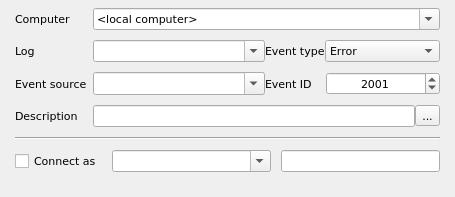
<?xml version="1.0" encoding="UTF-8"?>
<ui version="4.0">
 <class>LogEventWidget</class>
 <widget class="QWidget" name="LogEventWidget">
  <property name="geometry">
   <rect>
    <x>0</x>
    <y>0</y>
    <width>455</width>
    <height>197</height>
   </rect>
  </property>
  <property name="font">
   <font>
    <family>DejaVu Sans</family>
    <pointsize>8</pointsize>
   </font>
  </property>
  <property name="windowTitle">
   <string>Form</string>
  </property>
  <layout class="QFormLayout" name="formLayout">
   <property name="verticalSpacing">
    <number>10</number>
   </property>
   <property name="leftMargin">
    <number>15</number>
   </property>
   <property name="topMargin">
    <number>8</number>
   </property>
   <property name="rightMargin">
    <number>15</number>
   </property>
   <property name="bottomMargin">
    <number>8</number>
   </property>
   <item row="0" column="0">
    <widget class="QLabel" name="lblComputer">
     <property name="text">
      <string>Computer</string>
     </property>
     <property name="buddy">
      <cstring>cmbComputer</cstring>
     </property>
    </widget>
   </item>
   <item row="0" column="1">
    <widget class="QComboBox" name="cmbComputer">
     <property name="sizePolicy">
      <sizepolicy hsizetype="Preferred" vsizetype="Preferred">
       <horstretch>0</horstretch>
       <verstretch>0</verstretch>
      </sizepolicy>
     </property>
     <property name="editable">
      <bool>true</bool>
     </property>
     <item>
      <property name="text">
       <string>&lt;local computer&gt;</string>
      </property>
     </item>
    </widget>
   </item>
   <item row="1" column="0">
    <widget class="QLabel" name="lblLog">
     <property name="text">
      <string>Log</string>
     </property>
     <property name="buddy">
      <cstring>cmbLog</cstring>
     </property>
    </widget>
   </item>
   <item row="1" column="1">
    <layout class="QHBoxLayout" name="horizontalLayout_3" stretch="3,1,2">
     <item>
      <widget class="QComboBox" name="cmbLog">
       <property name="sizePolicy">
        <sizepolicy hsizetype="Preferred" vsizetype="Preferred">
         <horstretch>0</horstretch>
         <verstretch>0</verstretch>
        </sizepolicy>
       </property>
       <property name="editable">
        <bool>true</bool>
       </property>
      </widget>
     </item>
     <item>
      <widget class="QLabel" name="lblEventType">
       <property name="text">
        <string>Event type</string>
       </property>
      </widget>
     </item>
     <item>
      <widget class="QComboBox" name="cmbEventType">
       <property name="sizePolicy">
        <sizepolicy hsizetype="Preferred" vsizetype="Preferred">
         <horstretch>0</horstretch>
         <verstretch>0</verstretch>
        </sizepolicy>
       </property>
       <item>
        <property name="text">
         <string>Error</string>
        </property>
       </item>
       <item>
        <property name="text">
         <string>Warning</string>
        </property>
       </item>
       <item>
        <property name="text">
         <string>Information</string>
        </property>
       </item>
      </widget>
     </item>
    </layout>
   </item>
   <item row="2" column="0">
    <widget class="QLabel" name="lblEventSource">
     <property name="text">
      <string>Event source</string>
     </property>
     <property name="buddy">
      <cstring>cmbEventSource</cstring>
     </property>
    </widget>
   </item>
   <item row="2" column="1">
    <layout class="QHBoxLayout" name="horizontalLayout_4" stretch="3,1,2">
     <item>
      <widget class="QComboBox" name="cmbEventSource">
       <property name="sizePolicy">
        <sizepolicy hsizetype="Preferred" vsizetype="Preferred">
         <horstretch>0</horstretch>
         <verstretch>0</verstretch>
        </sizepolicy>
       </property>
       <property name="editable">
        <bool>true</bool>
       </property>
      </widget>
     </item>
     <item>
      <widget class="QLabel" name="lblEventId">
       <property name="text">
        <string>Event ID    </string>
       </property>
      </widget>
     </item>
     <item>
      <widget class="QSpinBox" name="spinEventId">
       <property name="sizePolicy">
        <sizepolicy hsizetype="Minimum" vsizetype="Preferred">
         <horstretch>0</horstretch>
         <verstretch>0</verstretch>
        </sizepolicy>
       </property>
       <property name="alignment">
        <set>Qt::AlignCenter</set>
       </property>
       <property name="maximum">
        <number>65535</number>
       </property>
       <property name="value">
        <number>2001</number>
       </property>
      </widget>
     </item>
    </layout>
   </item>
   <item row="3" column="0">
    <widget class="QLabel" name="lblDescription">
     <property name="text">
      <string>Description</string>
     </property>
     <property name="buddy">
      <cstring>lineDescription</cstring>
     </property>
    </widget>
   </item>
   <item row="3" column="1">
    <layout class="QHBoxLayout" name="horizontalLayout">
     <property name="spacing">
      <number>0</number>
     </property>
     <item>
      <widget class="QLineEdit" name="lineDescription">
       <property name="sizePolicy">
        <sizepolicy hsizetype="Expanding" vsizetype="Preferred">
         <horstretch>0</horstretch>
         <verstretch>0</verstretch>
        </sizepolicy>
       </property>
      </widget>
     </item>
     <item>
      <widget class="QToolButton" name="btnDescription">
       <property name="text">
        <string>...</string>
       </property>
       <property name="icon">
        <iconset resource="../../qHostMonitor.qrc">
         <normaloff>:/img/loupe.png</normaloff>:/img/loupe.png</iconset>
       </property>
       <property name="iconSize">
        <size>
         <width>16</width>
         <height>16</height>
        </size>
       </property>
      </widget>
     </item>
    </layout>
   </item>
   <item row="4" column="0" colspan="2">
    <widget class="Line" name="line">
     <property name="orientation">
      <enum>Qt::Horizontal</enum>
     </property>
    </widget>
   </item>
   <item row="5" column="0" colspan="2">
    <layout class="QHBoxLayout" name="horizontalLayout_2" stretch="1,2,2">
     <property name="spacing">
      <number>10</number>
     </property>
     <item>
      <widget class="QCheckBox" name="chkConnectAs">
       <property name="text">
        <string>Connect as</string>
       </property>
      </widget>
     </item>
     <item>
      <widget class="QComboBox" name="cmbConnectAsLogin">
       <property name="editable">
        <bool>true</bool>
       </property>
      </widget>
     </item>
     <item>
      <widget class="QLineEdit" name="lineConnectAsPassword"/>
     </item>
    </layout>
   </item>
  </layout>
 </widget>
 <resources>
  <include location="../../qHostMonitor.qrc"/>
  <include location="../../qHostMonitor.qrc"/>
 </resources>
 <connections/>
</ui>
